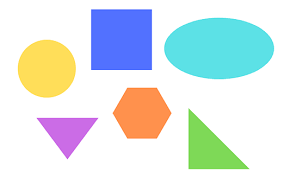
#> input picture Media/Shapes.png, 284 x 177 px, found by its file name
$ python shapeDetection.py
#> lines starting #> are read from the running program, lines starting #| are printed output that depends on the picture; after the words box and inside, x2 and y2 are one past the last pixel; in counts of white or black regions, pixels touching at a corner belong together
import cv2

img  = cv2.imread('./Media/Shapes.png')
#> img is the input picture: shape (177, 284, 3); mean B, G, R 228.6, 229.4, 218.8
gray = cv2.cvtColor(img,cv2.COLOR_BGR2GRAY)
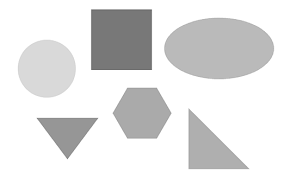
#> gray: shape (177, 284); min 106, max 255, mean 226.2
blur = cv2.GaussianBlur(gray,(11,11),0) #The values need to be >1 and odd
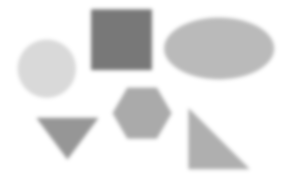
#> blur: shape (177, 284); min 120, max 255, mean 226.2

# creating binary thresholding
ret, th = cv2.threshold(blur,220,255,cv2.THRESH_BINARY_INV) # Inverse Binary thresholding technique
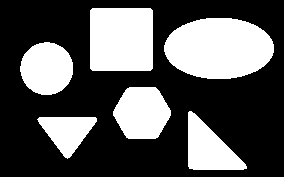
#> th: shape (177, 284); 34.2% white; 6 white regions

# finding and drawing contour
(cnts,_) = cv2.findContours(th.copy(),cv2.RETR_EXTERNAL,cv2.CHAIN_APPROX_SIMPLE)
#> cnts = 6 contours; box (x1, y1, x2, y2) and area: (164, 18, 274, 79) 5187, (90, 8, 153, 71) 3836, (113, 87, 171, 139) 2255, (20, 42, 73, 95) 2122, (188, 111, 247, 170) 1894, (37, 117, 97, 159) 1353
cv2.drawContours(img,cnts,-1,(0,0,0),2)
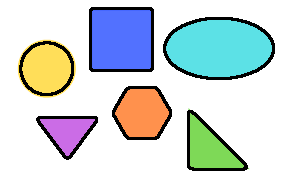
#> img: shape (177, 284, 3); 7.93% of pixels changed, all inside (x1, y1, x2, y2) = (19, 7, 275, 171)

cv2.imshow('image',img)
cv2.imwrite("./Media/Shape_Detected.png",img) # Save the contoured image
cv2.waitKey(0)
cv2.destroyAllWindows()
